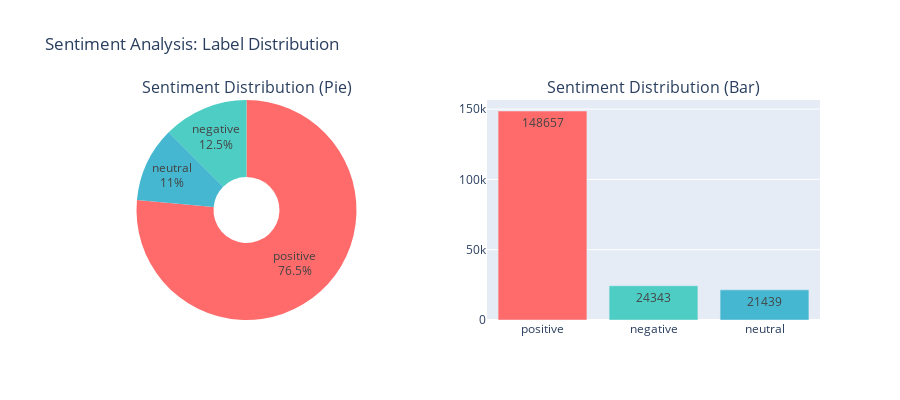

Here is the notebook cell this chart was saved with:
### Markdown cell above
## 3. Analyze Label Distribution

### Code cell
# Create sentiment labels from ratings
def create_sentiment_labels(rating):
    """Convert numeric ratings to sentiment labels"""
    if rating >= 4:
        return 'positive'
    elif rating <= 2:
        return 'negative'
    else:
        return 'neutral'

# Apply sentiment labeling
df['sentiment_label'] = df['overall'].apply(create_sentiment_labels)

print("SENTIMENT LABEL DISTRIBUTION")
print("=" * 50)

# Count sentiment labels
sentiment_counts = df['sentiment_label'].value_counts()
total_reviews = len(df)

print("Sentiment Distribution:")
for sentiment, count in sentiment_counts.items():
    percentage = (count / total_reviews) * 100
    print(f"  {sentiment.upper():>8}: {count:>7,} reviews ({percentage:>5.1f}%)")

# Create detailed mapping
rating_sentiment_map = df.groupby(['overall', 'sentiment_label']).size().unstack(fill_value=0)
print(f"\nRating to Sentiment Mapping:")
print(rating_sentiment_map)

# Visualize sentiment distribution
fig = make_subplots(
    rows=1, cols=2,
    specs=[[{"type": "pie"}, {"type": "bar"}]],
    subplot_titles=("Sentiment Distribution (Pie)", "Sentiment Distribution (Bar)")
)

# Pie chart
fig.add_trace(
    go.Pie(labels=sentiment_counts.index, 
           values=sentiment_counts.values,
           hole=0.3,
           textinfo='label+percent',
           marker=dict(colors=['#FF6B6B', '#4ECDC4', '#45B7D1'])),
    row=1, col=1
)

# Bar chart
fig.add_trace(
    go.Bar(x=sentiment_counts.index, 
           y=sentiment_counts.values,
           marker=dict(color=['#FF6B6B', '#4ECDC4', '#45B7D1']),
           text=sentiment_counts.values,
           textposition='auto'),
    row=1, col=2
)

fig.update_layout(
    title_text="Sentiment Analysis: Label Distribution",
    height=400,
    showlegend=False
)

fig.show()

# Show examples of each sentiment
print(f"\nSAMPLE REVIEWS BY SENTIMENT")
print("=" * 50)

for sentiment in ['positive', 'negative', 'neutral']:
    print(f"\n{sentiment.upper()} REVIEWS:")
    print("-" * 20)
    
    sample_reviews = df[df['sentiment_label'] == sentiment].sample(2, random_state=42)
    
    for idx, row in sample_reviews.iterrows():
        print(f"Rating: {row['overall']}")
        print(f"Review: {row['reviewText'][:200]}...")
        print()

### Figure 1 — Plotly figure (JSON) as saved in the notebook; plotly's stock layout.template omitted (floating-point values rounded to 4 significant figures)
{"data": [{"domain": {"x": [0, 0.45], "y": [0, 1]}, "hole": 0.3, "labels": ["positive", "negative", "neutral"], "marker": {"colors": ["#FF6B6B", "#4ECDC4", "#45B7D1"]}, "textinfo": "label+percent", "type": "pie", "values": [148657, 24343, 21439]}, {"marker": {"color": ["#FF6B6B", "#4ECDC4", "#45B7D1"]}, "text": [148700.0, 24340.0, 21440.0], "textposition": "auto", "type": "bar", "x": ["positive", "negative", "neutral"], "xaxis": "x", "y": [148657, 24343, 21439], "yaxis": "y"}], "layout": {"annotations": [{"font": {"size": 16}, "showarrow": false, "text": "Sentiment Distribution (Pie)", "x": 0.225, "xanchor": "center", "xref": "paper", "y": 1, "yanchor": "bottom", "yref": "paper"}, {"font": {"size": 16}, "showarrow": false, "text": "Sentiment Distribution (Bar)", "x": 0.775, "xanchor": "center", "xref": "paper", "y": 1, "yanchor": "bottom", "yref": "paper"}], "height": 400, "showlegend": false, "title": {"text": "Sentiment Analysis: Label Distribution"}, "xaxis": {"anchor": "y", "domain": [0.55, 1]}, "yaxis": {"anchor": "x", "domain": [0, 1]}}}
